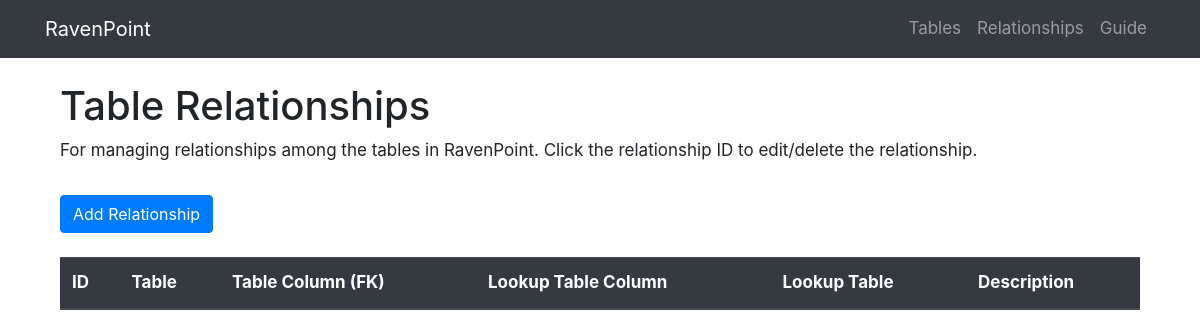
Before: /relationships with the older database file.
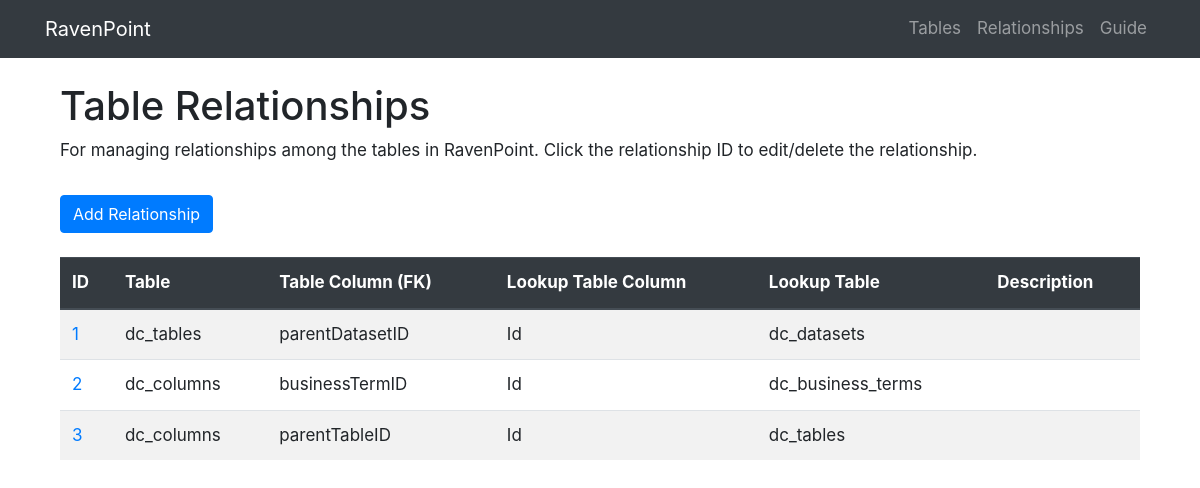
After: the same page with the newer database file.
### project/models.py (models this page shows, shortened)
class Relationship(db.Model):
  __tablename__ = 'relationships'
  rship_id = db.Column(db.Integer, primary_key=True)
  table_left = db.Column(db.String(128))
  table_left_on = db.Column(db.String(128))
  table_lookup = db.Column(db.String(128))
  table_lookup_on = db.Column(db.String(128))
  description = db.Column(db.String(255))

### project/admin/views.py (the view, shortened to what this page needs)
@admin.route('/relationships', methods=['GET', 'POST'])
def relationships():
    form = EditRelationship()
    with sqlite3.connect(conn_string) as conn:
        all_relationships = get_all_relationships(conn)
    return render_template('relationships.html', form=form,
                           relationships=all_relationships.to_dict('records'))

### project/utils.py (called while the page is built)
def get_all_relationships(conn):
  df = pd.read_sql(
    'SELECT * FROM relationships',
    conn
  )
  return df

### project/admin/templates/relationships.html (shortened to what this page needs)
{% extends 'base.html' %}
{% block content %}
<div class="container mt-4">
  <h1>Table Relationships</h1>
  <p>
    For managing relationships among the tables in RavenPoint. Click the relationship ID to edit/delete the relationship.
  </p>
  <button type="button" class="btn btn-primary mt-3" data-toggle="modal" data-target="#addTableModal">
    Add Relationship
  </button>
</div>
<div class="container mt-4">
  <table class="table table-striped" id="all-relationships">
    <thead class="thead-dark">
      <tr>
        <th scope="col">ID</th>
        <th scope="col">Table</th>
        <th scope="col">Table Column (FK)</th>
        <th scope="col">Lookup Table Column</th>
        <th scope="col">Lookup Table</th>
        <th scope="col">Description</th>
      </tr>
    </thead>
    <tbody>
      {% for rship in relationships %}
      <tr>
        <td>
          <a href="{{ url_for('admin.relationship', id=rship.rship_id) }}">
          {{ rship.rship_id }}
          </a>
        </td>
        <td>{{ rship.table_left }}</td>
        <td>{{ rship.table_left_on }}</td>
        <td>{{ rship.table_lookup_on }}</td>
        <td>{{ rship.table_lookup }}</td>
        <td>{{ rship.description }}</td>
      </tr>
      {% endfor %}
    </tbody>
  </table>
</div>
{% endblock %}

Changed rows visible on the page:
added Relationship: rship_id "1", table_left "dc_tables", table_left_on "parentDatasetID", table_lookup_on "Id", table_lookup "dc_datasets"
added Relationship: rship_id "2", table_left "dc_columns", table_left_on "businessTermID", table_lookup_on "Id", table_lookup "dc_business_terms"
added Relationship: rship_id "3", table_left "dc_columns", table_left_on "parentTableID", table_lookup_on "Id", table_lookup "dc_tables"
